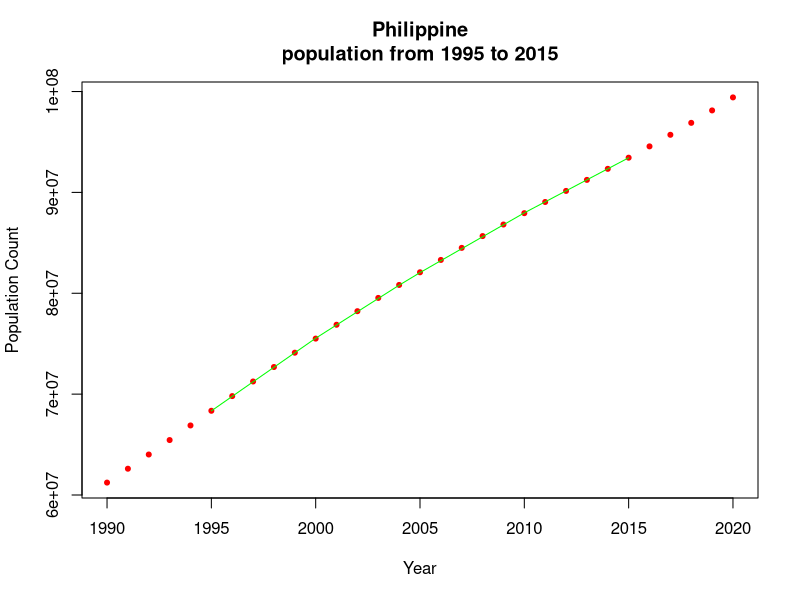

The R source for this figure:
Lagrangian <- function (x,y){
  #sort data with respect to x
  o = order(x)
  x = x[o]
  y = y[o]
  
  n = length(x)
  
  #setup equation
  f = "f<-function(x)"
  for (i in 1:n){
    term = y[i]
    for (j in 1:(n)){
      if (i == j){
        next
      }
      num = paste("(x-",x[j],")",sep="")
      denom = paste("(",x[i],"-",x[j],")",sep="")
      mult = paste(num,denom,sep="/")
      term = paste(term,mult,sep=" * ")
    }
    if(i==n){
      f = paste(f,term)
    }
    else{
    f = paste(f,term,"+")
    }
  }
  poly = f
  f = eval(parse(text = f))
  return (list(func=f,poly=poly))
}

Neville <- function (x,y,given_x){
  n = length(x)
  rownames = c(1:n)
  colnames = c("i","xi","|x-xi|","Pi,0=f(xi)",paste("Pi,",1:(n-1),sep=""))

  #setup matrix
  m = matrix(nrow=length(rownames),ncol=length(colnames),dimnames = list(NULL,colnames))
  m[,"xi"]=x
  m[,"|x-xi|"]=c(abs(given_x - x[1:n]))
  m[,"Pi,0=f(xi)"]=y
  m = m[order(m[, "|x-xi|"]), ]
  m[,'i']=c(1:n)
  
  for (i in 1:(n-1)){
    for (j in 1:(n-i)){
      num = ((given_x-m[j,"xi"])*m[j+1,i+3])+((m[j+i,"xi"]-given_x)*m[j,i+3])
      denom = m[i+j,"xi"]-m[j,"xi"]
      m[j,(i+4)] = num/denom
    }
  }
  return(list(mat=m,value=m[1,ncol(m)]))
}

x = c(4,1,3,5)
y = c(1.3863,0,1.0986,1.6094)
x = c(1995,2000,2004,2005,2010,2015)
y = c(68349452,75505061,80824322,82079348,87940171,93440274)

lagrangian = Lagrangian(x,y)
print(lagrangian$f(2004))
print(lagrangian$poly)
n = Neville(x,y,2004)
print(n$mat)
print(n$value)

plot(1990:2020, lagrangian$f(1990:2020),pch=20,main="Philippine
population from 1995 to 2015", col = "red",xlab="Year",ylab="Population Count")
lagrangeModel = lm(y~poly(x,5,raw=TRUE))
lines(x,predict(lagrangeModel),col="green")